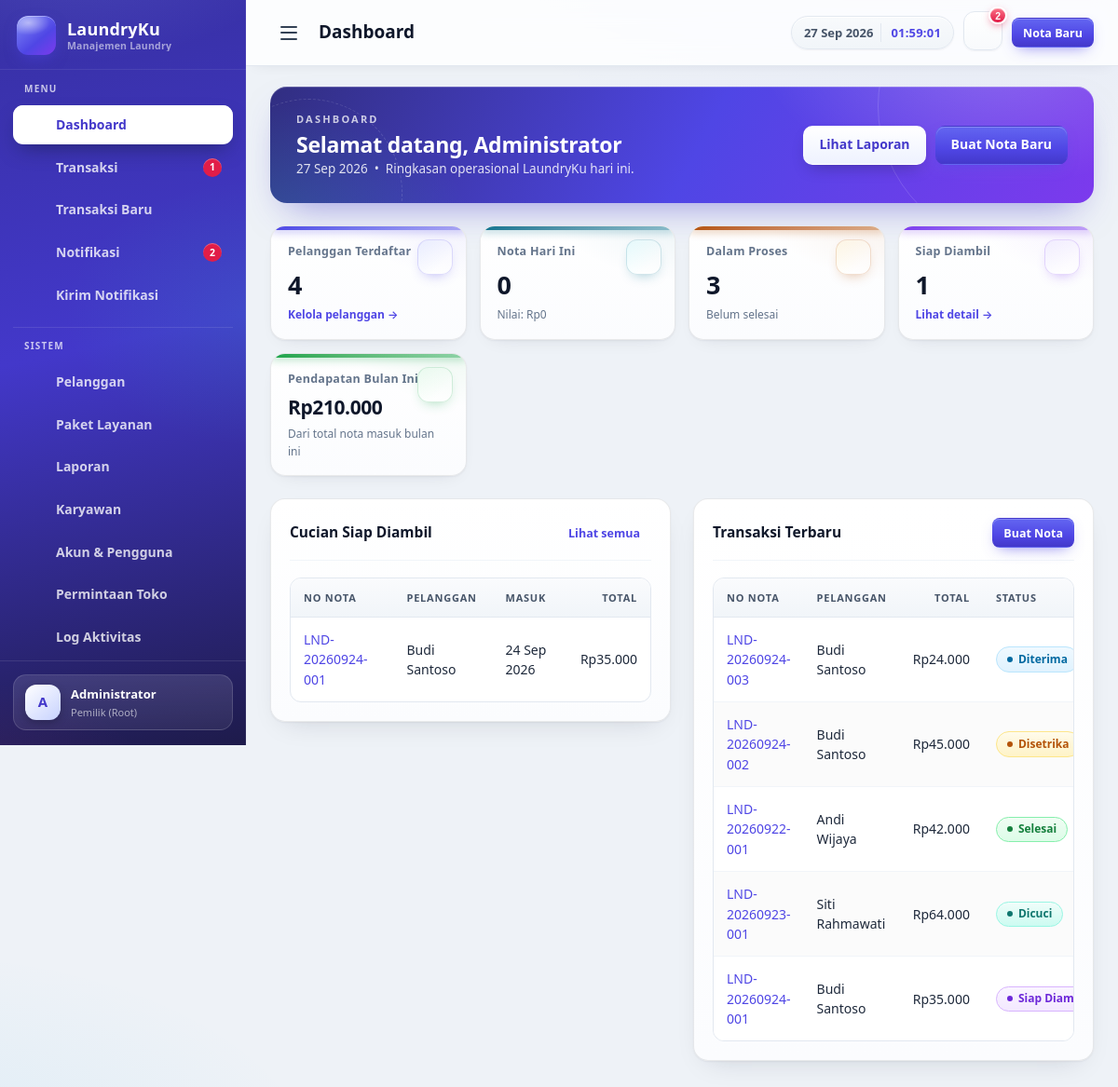
/index.php?r=dashboard (signed in), run on the app's committed database.
### tables this page shows
CREATE TABLE `notifikasi` (
  `id` int unsigned NOT NULL AUTO_INCREMENT,
  `jenis` varchar(20) NOT NULL DEFAULT 'info',
  `judul` varchar(120) NOT NULL,
  `pesan` varchar(255) NOT NULL,
  `user_id` int unsigned DEFAULT NULL,
  `pengirim` varchar(100) DEFAULT NULL,
  `tautan` varchar(120) NOT NULL DEFAULT '',
  `dibaca` tinyint(1) NOT NULL DEFAULT '0',
  `created_at` timestamp NOT NULL DEFAULT CURRENT_TIMESTAMP,
  PRIMARY KEY (`id`),
  KEY `idx_notif_penerima` (`user_id`),
  CONSTRAINT `fk_notif_penerima` FOREIGN KEY (`user_id`) REFERENCES `users` (`id`) ON DELETE CASCADE
);

CREATE TABLE `transaksi` (
  `id` int unsigned NOT NULL AUTO_INCREMENT,
  `no_nota` varchar(30) NOT NULL,
  `pelanggan_id` int unsigned NOT NULL,
  `tanggal_masuk` date NOT NULL,
  `estimasi_selesai` date DEFAULT NULL,
  `tanggal_selesai` date DEFAULT NULL,
  `total_berat` decimal(10,2) NOT NULL DEFAULT '0.00',
  `total_harga` decimal(12,2) NOT NULL DEFAULT '0.00',
  `diskon` decimal(12,2) NOT NULL DEFAULT '0.00',
  `pajak` decimal(12,2) NOT NULL DEFAULT '0.00',
  `uang_muka` decimal(12,2) NOT NULL DEFAULT '0.00',
  `status` enum('diterima','dicuci','disetrika','siap_diambil','selesai') NOT NULL DEFAULT 'diterima',
  `status_bayar` enum('belum','lunas') NOT NULL DEFAULT 'belum',
  `keterangan` varchar(255) DEFAULT NULL,
  `created_at` timestamp NOT NULL DEFAULT CURRENT_TIMESTAMP,
  PRIMARY KEY (`id`),
  UNIQUE KEY `no_nota` (`no_nota`),
  KEY `fk_trx_pelanggan` (`pelanggan_id`),
  CONSTRAINT `fk_trx_pelanggan` FOREIGN KEY (`pelanggan_id`) REFERENCES `pelanggan` (`id`)
);

CREATE TABLE `pelanggan` (
  `id` int unsigned NOT NULL AUTO_INCREMENT,
  `nama` varchar(120) NOT NULL,
  `telepon` varchar(30) DEFAULT NULL,
  `alamat` varchar(255) DEFAULT NULL,
  `created_at` timestamp NOT NULL DEFAULT CURRENT_TIMESTAMP,
  PRIMARY KEY (`id`)
);

### app/core/Controller.php (called while the page is built, shortened)
<?php
abstract class Controller
{
    protected function view(string $view, array $data = []): void
    {
        extract($data, EXTR_SKIP);
        $file = VIEW_PATH . '/' . $view . '.php';
        try {
            require $file;
        } catch (\Throwable $e) {
            ob_end_clean();
            throw $e;
        }
    }
}

### app/controllers/DashboardController.php (called while the page is built, shortened)
<?php
class DashboardController extends Controller
{
    public function index(): void
    {
        $trx = new Transaksi();
        $this->view('dashboard/index', [
            'pageTitle'   => 'Dashboard',
            'active'      => 'dashboard',
            'stat'        => $trx->statDashboard(),
            'siapDiambil' => $trx->siapDiambil(8),
            'terbaru'     => $trx->terbaru(6),
            'bolehLaporan'=> cekHak('laporan'),
        ]);
    }
}

### app/core/App.php (called while the page is built, shortened)
<?php
class App
{
    public function run(): void
    {
        $r = trim((string)($_GET['r'] ?? ''));
        $segments = explode('/', $r);
        $namaRoute = (string)array_shift($segments);
        $method = $segments !== [] ? (string)array_shift($segments) : 'index';
        $method = lcfirst(str_replace(' ', '', ucwords(str_replace('-', ' ', $method))));
        $instance = new $class();
        $args = $this->rapikanParam($instance, $method, $segments);
        call_user_func_array([$instance, $method], $args);
    }
    private function rapikanParam(object $objek, string $method, array $params): ?array
    {
        $out = [];
        return $out;
    }
}

### index.php (called while the page is built, shortened)
<?php
require APP_PATH . '/core/Autoload.php';
require APP_PATH . '/helpers/helpers.php';
try {
    (new App())->run();
} catch (Throwable $e) {
    try {
        \App\Core\Log::tulis('ERROR', $e->getMessage() . ' — ' . $e->getFile() . ':' . $e->getLine());
    } catch (\Throwable $logE) {
    }
    $detail = '';
    if (defined('APP_DEBUG') && APP_DEBUG) {
        $detail = $e->getMessage() . ' — ' . $e->getFile() . ':' . $e->getLine();
    }
    tampilkanError(500, 'Sistem mengalami gangguan tak terduga saat memproses permintaan.', $detail);
}

### app/core/Database.php (called while the page is built, shortened)
<?php
class Database
{
    private static $conn = null;
    public static function conn(): PDO
    {
        if (self::$conn === null) {
            self::$conn = new PDO(
                'mysql:host=' . DB_HOST . ';port=' . DB_PORT . ';dbname=' . DB_NAME . ';charset=utf8mb4',
                DB_USER,
                DB_PASS,
                [
                    PDO::ATTR_ERRMODE            => PDO::ERRMODE_EXCEPTION,
                    PDO::ATTR_DEFAULT_FETCH_MODE => PDO::FETCH_ASSOC,
                    PDO::ATTR_EMULATE_PREPARES   => false,
                ]
            );
            try {
                $offset = (new \DateTime('now'))->format('P');
                self::$conn->exec("SET time_zone = '" . $offset . "'");
            } catch (\PDOException $e) {
            }
        }
        return self::$conn;
    }
}

### app/core/Model.php (called while the page is built, shortened)
<?php
abstract class Model
{
    protected function db(): PDO
    {
        return Database::conn();
    }
}

### app/models/Notifikasi.php (called while the page is built, shortened)
<?php
class Notifikasi extends Model
{
    public function terbaru(int $limit = 20, ?int $userId = null): array
    {
        if ($userId === null) {
            $st = $this->db()->prepare('SELECT * FROM notifikasi ORDER BY id DESC LIMIT ?');
            $st->execute([$limit]);
        } else {
            $st = $this->db()->prepare(
                'SELECT * FROM notifikasi WHERE (user_id IS NULL OR user_id = ?) ORDER BY id DESC LIMIT ?'
            );
            $st->execute([$userId, $limit]);
        }
        return $st->fetchAll();
    }
    public function belumDibaca(?int $userId = null): int
    {
        $st = $this->db()->prepare('SELECT COUNT(*) FROM notifikasi WHERE dibaca = 0 AND (user_id IS NULL OR user_id = ?)');
        $st->execute([$userId]);
        return (int)$st->fetchColumn();
    }
}

### app/core/Autoload.php (called while the page is built, shortened)
<?php
spl_autoload_register(function (string $class): void {
    $prefix = 'App\\';
    $relative = str_replace('\\', '/', substr($class, strlen($prefix))) . '.php';
    $base     = dirname(__DIR__);
    $file = $base . '/' . $relative;
    $dir       = $base;
    $segmen    = explode('/', $relative);
    $total     = count($segmen);
    $diproses  = 0;
    foreach ($segmen as $bagian) {
        $cocok = null;
        $daftar = glob($dir . '/*');
        if (is_array($daftar)) {
            foreach ($daftar as $entri) {
                if (strcasecmp(basename($entri), $bagian) === 0) {
                    $cocok = $entri;
                    break;
                }
            }
        }
        $dir = $cocok;
    }
});

### app/models/Transaksi.php (called while the page is built, shortened)
<?php
class Transaksi extends Model
{
    public function terbaru(int $limit): array
    {
        $st = $this->db()->prepare(
            'SELECT t.*, p.nama AS pelanggan
             FROM transaksi t JOIN pelanggan p ON p.id = t.pelanggan_id
             ORDER BY t.id DESC LIMIT ?'
        );
        $st->execute([$limit]);
        return $st->fetchAll();
    }
    public function siapDiambil(int $limit): array
    {
        $st = $this->db()->prepare(
            "SELECT t.*, p.nama AS pelanggan
             FROM transaksi t JOIN pelanggan p ON p.id = t.pelanggan_id
             WHERE t.status = 'siap_diambil'
             ORDER BY t.tanggal_masuk ASC LIMIT ?"
        );
        $st->execute([$limit]);
        return $st->fetchAll();
    }
}

### app/views/dashboard/index.php (the view)
<?php
include __DIR__ . '/../partials/header.php';
?>
<?php $namaUser = $_SESSION['user']['nama'] ?? 'Administrator'; ?>
<div class="hero">
  <div class="hero-info">
    <p class="hero-eyebrow">Dashboard</p>
    <h1 class="hero-title">Selamat datang, <?= e($namaUser) ?></h1>
    <p class="hero-sub"><?= tglIndo(date('Y-m-d')) ?> &nbsp;•&nbsp; Ringkasan operasional LaundryKu hari ini.</p>
  </div>
  <div class="hero-actions">
    <?php if ($bolehLaporan): ?>
    <a class="btn btn-light" href="<?= url('laporan') ?>"><?= icon('laporan', 15) ?> Lihat Laporan</a>
    <?php endif; ?>
    <a class="btn btn-primary" href="<?= url('transaksi/baru') ?>"><?= icon('plus', 15) ?> Buat Nota Baru</a>
  </div>
</div>
<div class="stats">
  <div class="stat">
    <div class="stat-icon"><?= icon('pelanggan', 18) ?></div>
    <div class="stat-label">Pelanggan Terdaftar</div>
    <div class="stat-value"><?= $stat['pelanggan'] ?></div>
    <div class="stat-sub"><a href="<?= url('pelanggan') ?>">Kelola pelanggan →</a></div>
  </div>
  <div class="stat">
    <div class="stat-icon"><?= icon('transaksi', 18) ?></div>
    <div class="stat-label">Nota Hari Ini</div>
    <div class="stat-value"><?= $stat['nota_hari_ini'] ?></div>
    <div class="stat-sub"><?= $bolehLaporan ? 'Nilai: ' . rupiah($stat['nilai_hari_ini']) : 'Nota masuk hari ini' ?></div>
  </div>
  <div class="stat">
    <div class="stat-icon"><?= icon('proses', 18) ?></div>
    <div class="stat-label">Dalam Proses</div>
    <div class="stat-value"><?= $stat['proses'] ?></div>
    <div class="stat-sub">Belum selesai</div>
  </div>
  <div class="stat">
    <div class="stat-icon"><?= icon('siap', 18) ?></div>
    <div class="stat-label">Siap Diambil</div>
    <div class="stat-value"><?= $stat['siap_diambil'] ?></div>
    <div class="stat-sub"><a href="<?= url('transaksi', ['status' => 'siap_diambil']) ?>">Lihat detail →</a></div>
  </div>
  <?php if ($bolehLaporan): ?>
  <div class="stat">
    <div class="stat-icon"><?= icon('uang', 18) ?></div>
    <div class="stat-label">Pendapatan Bulan Ini</div>
    <div class="stat-value money"><?= rupiah($stat['nilai_bulan_ini']) ?></div>
    <div class="stat-sub">Dari total nota masuk bulan ini</div>
  </div>
  <?php endif; ?>
</div>
<div class="grid-2 dash-grid">
  <div class="card">
    <div class="card-head">
      <h2><?= icon('siap', 17) ?> Cucian Siap Diambil</h2>
      <a class="btn btn-small" href="<?= url('transaksi', ['status' => 'siap_diambil']) ?>">Lihat semua</a>
    </div>
    <?php if (!$siapDiambil): ?>
      <p class="empty"><?= icon('siap', 30) ?>Belum ada cucian yang menunggu diambil.</p>
    <?php else: ?>
      <div class="table-wrap">
        <table class="table table-dash">
          <thead>
            <tr><th>No Nota</th><th>Pelanggan</th><th>Masuk</th><th class="r">Total</th></tr>
          </thead>
          <tbody>
            <?php foreach ($siapDiambil as $t): ?>
              <tr>
                <td><a href="<?= url('transaksi/detail/' . $t['id']) ?>"><?= e($t['no_nota']) ?></a></td>
                <td><?= e($t['pelanggan']) ?></td>
                <td><?= tglIndo($t['tanggal_masuk']) ?></td>
                <td class="r num"><?= rupiah($t['total_harga']) ?></td>
              </tr>
            <?php endforeach; ?>
          </tbody>
        </table>
      </div>
    <?php endif; ?>
  </div>
  <div class="card">
    <div class="card-head">
      <h2><?= icon('transaksi', 17) ?> Transaksi Terbaru</h2>
      <a class="btn btn-small btn-primary" href="<?= url('transaksi/baru') ?>"><?= icon('plus', 14) ?> Buat Nota</a>
    </div>
    <?php if (!$terbaru): ?>
      <p class="empty"><?= icon('transaksi', 30) ?>Belum ada transaksi. Mulai dengan membuat nota baru.</p>
    <?php else: ?>
      <div class="table-wrap">
        <table class="table table-dash">
          <thead>
            <tr><th>No Nota</th><th>Pelanggan</th><th class="r">Total</th><th>Status</th></tr>
          </thead>
          <tbody>
            <?php foreach ($terbaru as $t): ?>
              <tr>
                <td><a href="<?= url('transaksi/detail/' . $t['id']) ?>"><?= e($t['no_nota']) ?></a></td>
                <td><?= e($t['pelanggan']) ?></td>
                <td class="r num"><?= rupiah($t['total_harga']) ?></td>
                <td><?= badgeStatus($t['status']) ?></td>
              </tr>
            <?php endforeach; ?>
          </tbody>
        </table>
      </div>
    <?php endif; ?>
  </div>
</div>
<?php include __DIR__ . '/../partials/footer.php'; ?>

### app/helpers/helpers.php (shortened to what this page needs)
<?php
function url(string $route = '', array $params = []): string
{
    $route = bersihkanRoute($route);
    $out = BASE_REL . '/index.php?r=' . $route;
    if ($params) {
        $out .= '&' . http_build_query($params);
    }
    return $out;
}
function bersihkanRoute(string $route): string
{
    return (string)preg_replace('/[^A-Za-z0-9_\/\-.]/', '', $route);
}
function e($nilai): string
{
    return htmlspecialchars((string)$nilai, ENT_QUOTES, 'UTF-8');
}
function rupiah($jumlah): string
{
    $simbol = trim((string)pengaturan('mata_uang', 'Rp'));
    return $simbol . number_format((float)$jumlah, 0, ',', '.');
}
function tglIndo($tanggal, bool $denganJam = false): string
{
    $t = strtotime((string)$tanggal);
    $bulan = ['Jan', 'Feb', 'Mar', 'Apr', 'Mei', 'Jun', 'Jul', 'Agu', 'Sep', 'Okt', 'Nov', 'Des'];
    $res = date('d', $t) . ' ' . $bulan[(int)date('n', $t) - 1] . ' ' . date('Y', $t);
    return $res;
}
function badgeStatus(string $status): string
{
    $label = STATUS_LABEL[$status] ?? $status;
    $kelas = 'badge-' . e(str_replace('_', '-', $status));
    return '<span class="badge ' . $kelas . '">' . e($label) . '</span>';
}
function pengaturan(string $kunci, string $default = ''): string
{
    static $nilai = null;
    if ($nilai === null) {
        try {
            $nilai = (new \App\Models\Pengaturan())->semua();
        } catch (\Throwable $e) {
            $nilai = [];
        }
    }
    return isset($nilai[$kunci]) && $nilai[$kunci] !== '' ? (string)$nilai[$kunci] : $default;
}
function notifRingkas(int $limit = 6, ?int $userId = null): array
{
    $cache = ['belum' => 0, 'list' => []];
    try {
        $m = new \App\Models\Notifikasi();
        $cache = [
            'belum' => $m->belumDibaca($userId),
            'list'  => $m->terbaru($limit, $userId),
        ];
    } catch (\Throwable $e) {
    }
    return $cache;
}

### data on the page
notifikasi: dibaca "0", dibaca "Rp0", id "1"
transaksi: no_nota "LND-20260924-001", pelanggan.nama "Budi Santoso", tanggal_masuk "24 Sep 2026", total_harga "Rp35.000", status "Siap…"
transaksi: no_nota "LND-20260924-003", pelanggan.nama "Budi Santoso", total_harga "Rp24.000", status "Diterima"
transaksi: no_nota "LND-20260924-002", pelanggan.nama "Budi Santoso", total_harga "Rp45.000", status "Disetrika"
transaksi: no_nota "LND-20260922-001", pelanggan.nama "Andi Wijaya", total_harga "Rp42.000", status "Selesai"
transaksi: no_nota "LND-20260923-001", pelanggan.nama "Siti Rahmawati", total_harga "Rp64.000", status "Dicuci"

### other printed values
APP_NAME "LaundryKu"
badgeNilai(menuBadge('transaksi_siap')) "1"
badgeNilai($notif['belum']) "2"
mb_substr($user['nama'] ?? 'A', 0, 1, 'UTF-8') "A"
$user['nama'] "Administrator"
roleLabel($user['role'] ?? '') "Pemilik (Root)"
$pageTitle "Dashboard"
$notif['belum'] "2"
$namaUser "Administrator"
$stat['pelanggan'] "4"
$stat['proses'] "3"
rupiah($stat['nilai_bulan_ini']) "Rp210.000"
